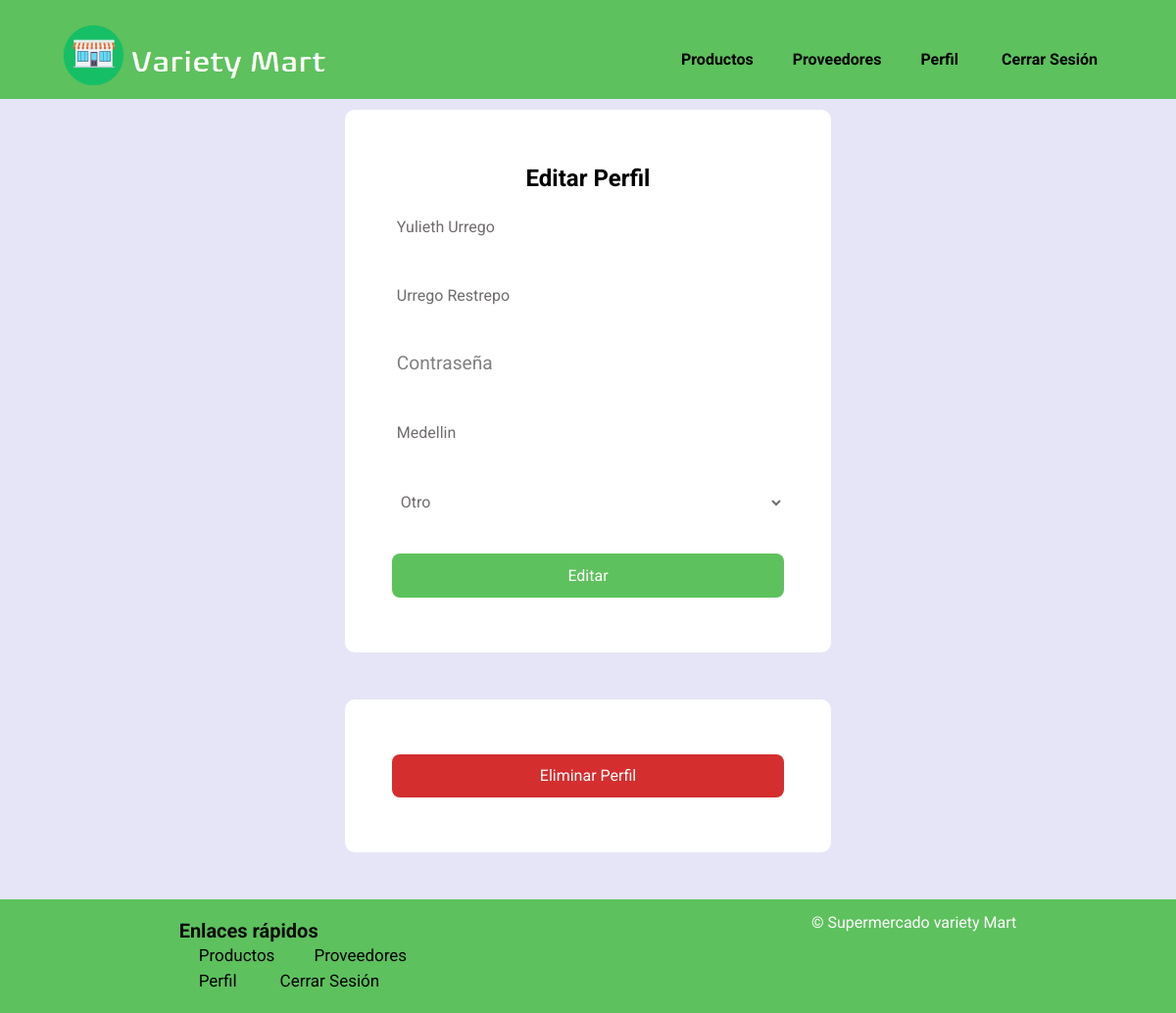
Screenshot of /vista/usuario/perfil.php (signed in) with the database file from the repository.
### tables this page shows
CREATE TABLE `usuarios` (
  `codigo` int(11) NOT NULL,
  `nombre` varchar(100) NOT NULL,
  `apellido` varchar(100) NOT NULL,
  `cedula` int(20) NOT NULL,
  `correo` varchar(100) NOT NULL,
  `contrasena` varchar(100) NOT NULL,
  `ciudad` varchar(100) DEFAULT NULL,
  `sexo` int(11) DEFAULT NULL COMMENT '1:Femenino, 2:Masculino,\r\n3:Otro',
  `rol` int(1) NOT NULL DEFAULT 2 COMMENT '0: Administrador, 1: Editor, \r\n2: Consulta'
);

### controlador/ControlUsuarios.php (called while the page is built, shortened)
<?php
Class ControlUsuarios{
    var $objModeloUsuarios;
    function __construct($objModeloUsuarios){
        $this->objModeloUsuarios=$objModeloUsuarios;
    }
    function consultar(){
        $codigo=$this->objModeloUsuarios->getcodigo();
        $comandoSql="select * from usuarios where codigo='".$codigo."'";
        $objControlConexion=new ControlConexion();
        $objControlConexion->abrirBd("localhost", "root", "","varietymart");
        $recordSet=$objControlConexion->ejecutarSelect($comandoSql);
        return $recordSet->fetch_array(MYSQLI_BOTH);
    }
    }
?>

### modelo/ModeloUsuarios.php (called while the page is built, shortened)
<?php
	class ModeloUsuarios{
		var $codigo;
		function __construct($codigo, $nombre, $apellido, $cedula, $correo, $contrasena, $ciudad, $sexo, $rol){
			$this->codigo=$codigo;
		}
		function getcodigo(){
			return $this->codigo;
        }
    }
?>

### controlador/ControlConexion.php (called while the page is built, shortened)
<?php
class ControlConexion{
	var $conn;
	function __construct(){
		$this->conn=null;
	}
    function abrirBd($servidor, $usuario, $password,$db){
    	try	{
			$this->conn = new mysqli($servidor, $usuario, $password, $db);
      	}
      	catch (Exception $e){
          	echo "ERROR AL | AL SERVIDOR ".$e->getMessage()."\n";
      	}
    }
	function ejecutarSelect($sql) {
			try	{
				$recordSet=$this->conn->query($sql);
				}
			catch (Exception $e) {
					echo " ERROR: ". $e->getMessage()."\n";
			  }
		return $recordSet;
			}
}
?>

### vista/usuario/perfil.php (the view, shortened to what this page needs)
<?php
if(isset($_SESSION["iniciarSesion"]) && $_SESSION["iniciarSesion"] == "ok"){
$rutaFooter = "../layout/footer2.php";
$rutaHeader = "../layout/header2.php";
$codigo = $_SESSION["codigoUsuario"];
require_once '../../modelo/ModeloUsuarios.php';
require_once '../../controlador/ControlUsuarios.php';
require_once '../../controlador/ControlConexion.php';
$objModeloUsuario = new ModeloUsuarios($codigo, "", "", "", "", "", "", "", "");
$objControlUsuario = new ControlUsuarios($objModeloUsuario);
$datos = $objControlUsuario  -> consultar();
echo '<!DOCTYPE html>
<html lang="en">
<head>
    <meta charset="UTF-8">
    <meta name="viewport" content="width=device-width, initial-scale=1.0">
    <link rel="stylesheet" href="../../assents/css/forms.css">
    <link rel="stylesheet" href="../../assents/css/estilo.css">
    <link rel="stylesheet" href="../../assents/css/footer.css">
    <link rel="icon" href="../../assents/img/store.png">
    <title>Perfil</title>
</head>
<body>';
if (file_exists($rutaHeader)) {
    include $rutaHeader;
}
    echo '<form action="" method="POST">
        <h2 class="form__title">Editar Perfil</h2>
        <div class="container">
            <div>
                <input type="text" id="nombre" name="txtNombre" class="form__input" placeholder="Nombre" value="'.$datos["nombre"].'" required>
            </div>
            <div>
                <input type="text" id="apellido" name="txtApellido" class="form__input" placeholder="Apellido" value="'.$datos["apellido"].'" required>
            </div>
            <div >
                <input type="password" id="contrasena" name="txtContrasena" class="form__input" placeholder="Contraseña" required>
            </div>
            <div>
                <input type="text" id="ciudad" name="txtCiudad" class="form__input" placeholder="Ciudad de Residencia" value="'.$datos["ciudad"].'" required>
            </div>';
            if($datos["sexo"] == "1"){
                echo'
            <div >
                <select id="sexo" name="txtSexo" class="form__input" required>
                    <option value="">Seleccionar Género</option>
                    <option selected value="1">Masculino</option>
                    <option value="2">Femenino</option>
                    <option value="3">Otro</option>
                </select>
            </div>';
            }else if(($datos["sexo"] == "3")){
                echo'
            <div >
                <select id="sexo" name="txtSexo" class="form__input" required>
                    <option value="">Seleccionar Género</option>
                    <option value="1">Masculino</option>
                    <option value="2">Femenino</option>
                    <option selected value="3">Otro</option>
                </select>
            </div>';
            }
        echo '<input type="submit" class="boton" name="btnEditar" value="Editar">
        </div>
    </form>
    <form class="form_eliminar" action="" method="POST">
    <input type="submit" class="boton_eliminar" name="btnEliminar" value="Eliminar Perfil">
    </form>';
    if (file_exists($rutaFooter)) {
        include $rutaFooter;
    }
echo '</body>
</html>';
}else{
    echo '<script>
    window.location = "../../index.php";
    </script>';
}
?>

### assents/css/forms.css (style rules this page uses)
body, h1, form { margin: 0; padding: 0; }
body { background-color: #dee7df; font-family: Arial, sans-serif; }
form { background-color: #fff; margin: 7em auto 3em auto; width: 90%; max-width: 400px; padding: 3.5em 3em; border-radius: 10px; text-align: center; box-shadow: 0 5px 10px --5px rgba(0 0 0 /30%); }
.container { margin-top: 1em; display: grid; gap: 2em; }
.form_eliminar { margin: 2em auto 3em auto; width: 400px; display: grid; }
.form__input { width: 100%; background: none; color: #706c6c; font-size: 1rem; border-bottom: 1px solid #5757577e; font-family: 'Roboto', sans-serif; padding: .6em .3em; border: 1px #5757577e; }
::placeholder { color: gray; font-size: 1.2em; }
option { color: gray; font-size: 1.2em; }
.boton { background-color: rgb(93, 193, 93); color: #fff; font-size: 1rem; padding: .8em 0; border: none; border-radius: .5em; cursor: pointer; }
.boton_eliminar { background-color: rgb(212, 46, 46); color: #fff; font-size: 1rem; padding: .8em 0; border: none; border-radius: .5em; cursor: pointer; }

### assents/css/estilo.css (style rules this page uses)
* { margin: 0; padding: 0; font-family: 'Roboto', sans-serif; }
body { background-color: #e5e5f7; background-image: radial-gradient(#b0b2e1 0.5px, transparent 0.5px), radial-gradient(#b0b2e1 0.5px, #e5e5f7 0.5px); }

### rows the page displays
usuarios: txtNombre "Yulieth Urrego", txtApellido "Urrego Restrepo", txtCiudad "Medellin"
